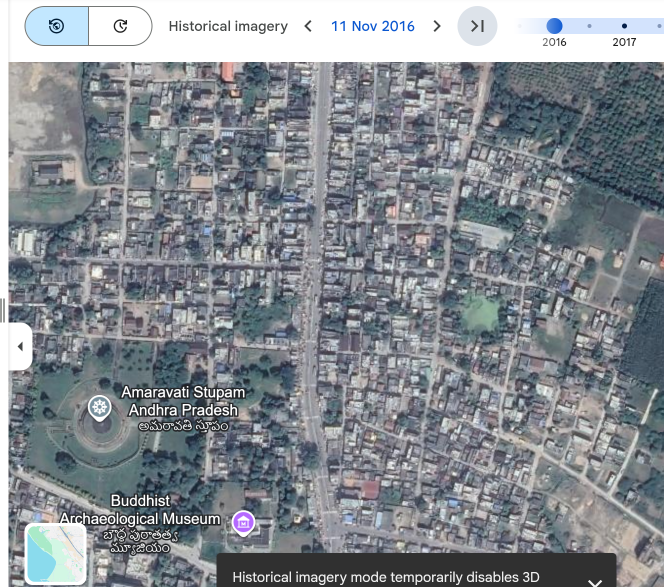
#> input picture testing/amaravathi/2016.png, 1327 x 1174 px (shown at 1/2 size)
$ python -i greenery.py   (imports and definitions only)
#> lines starting #> are read from the running program, lines starting #| are printed output that depends on the picture; after the words box and inside, x2 and y2 are one past the last pixel; in counts of white or black regions, pixels touching at a corner belong together
#> further down, picture is the input picture: shape (1174, 1327, 3); mean B, G, R 145, 139.3, 134
import cv2
import numpy as np
from typing import Tuple, Optional

import cv2
import numpy as np
from typing import Tuple, Optional

def calculate_green_percentage(image: np.ndarray, method: str = "hsv") -> Tuple[float, Optional[np.ndarray]]:
    """
    Advanced greenery calculation with multiple detection methods.
    HSV method provides more realistic vegetation detection than simple RGB.
    """
    try:
        if image is None:
            return 0.0, None

        if method == "hsv":
            return _calculate_hsv_greenery(image)
        elif method == "rgb":
            return _calculate_green_rgb(image)
        elif method == "combined":
            return _calculate_green_combined(image)
        else:
            return _calculate_green_hsv(image)  # Default to HSV

    except Exception:
        return 0.0, None

def _calculate_hsv_greenery(image: np.ndarray) -> Tuple[float, Optional[np.ndarray]]:
    """
    Comprehensive HSV-based vegetation detection optimized for satellite imagery.
    Tuned based on EuroSAT analysis:
    - Forest: H=95-103, S=108-126, V=77-82 (blue-green, high sat)
    - Crops: H=5-147, S=31-86, V=100-188 (varied hue, moderate sat)
    - Herbaceous: H=5-146, S=27-59, V=105-163 (varied hue, low sat)
    """
    try:
        # Convert BGR to HSV color space
        hsv = cv2.cvtColor(image, cv2.COLOR_BGR2HSV)
#> hsv: shape (1174, 1327, 3); mean H, S, V 88.2, 27.4, 145.8

        # Range 1: Traditional green vegetation (25-80) - crops, grass, leaves
        # Moderate thresholds to capture crops and herbaceous vegetation
        lower_green1 = np.array([25, 30, 50])   # Lower saturation for crops/grass
        upper_green1 = np.array([80, 255, 255])
        mask1 = cv2.inRange(hsv, lower_green1, upper_green1)
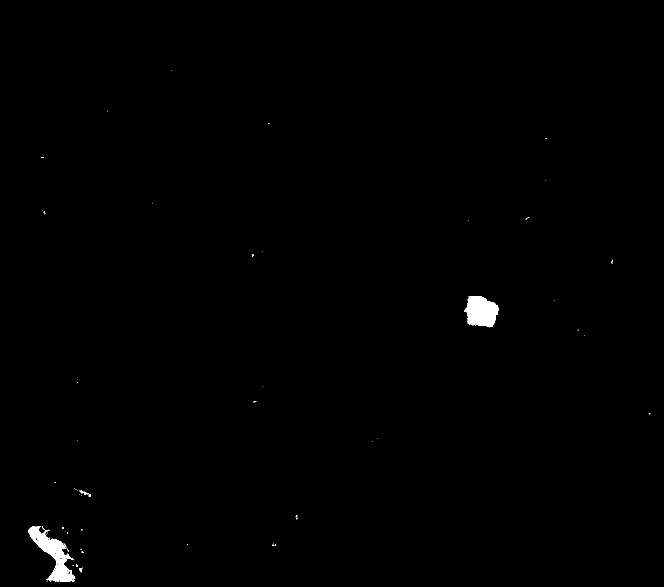
#> mask1: shape (1174, 1327) (shown at 1/2 size); 0.46% white; 61 white regions (56 under 20 px), largest, box (x1, y1, x2, y2) and area: (56, 1052, 148, 1164) 3637, (928, 592, 997, 655) 3144, (159, 981, 178, 990) 64, (140, 1153, 151, 1163) 59, (159, 1135, 165, 1144) 33

        # Range 2: Blue-green vegetation (80-110) - satellite forest imagery
        # Higher thresholds to prevent over-detection in dense forest
        lower_green2 = np.array([80, 80, 60])   # Moderate thresholds for forest
        upper_green2 = np.array([110, 255, 255])
        mask2 = cv2.inRange(hsv, lower_green2, upper_green2)
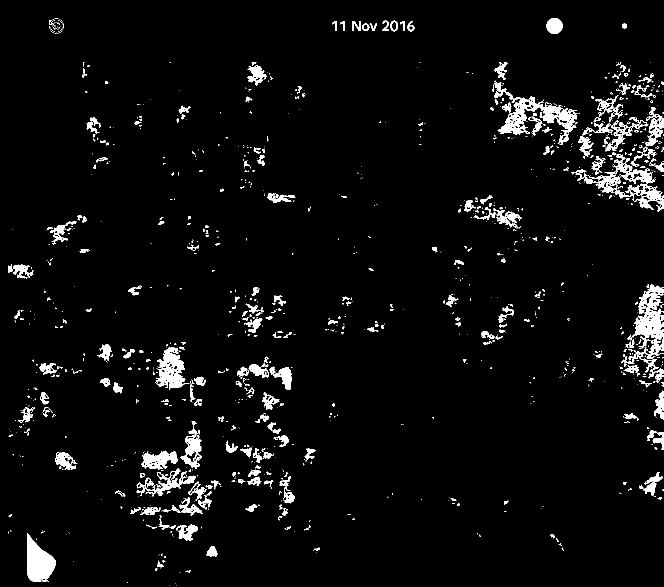
#> mask2: shape (1174, 1327) (shown at 1/2 size); 4.2% white; 1162 white regions (887 under 20 px), largest, box (x1, y1, x2, y2) and area: (988, 161, 1155, 289) 5019, (1265, 569, 1327, 697) 3884, (55, 1066, 112, 1163) 3399

        # Range 3: Pale/dry vegetation - low saturation grassland
        # Captures herbaceous vegetation with low saturation
        lower_green3 = np.array([25, 20, 80])   # Very low saturation, higher brightness
        upper_green3 = np.array([80, 70, 255])  # Limited to avoid false positives
        mask3 = cv2.inRange(hsv, lower_green3, upper_green3)
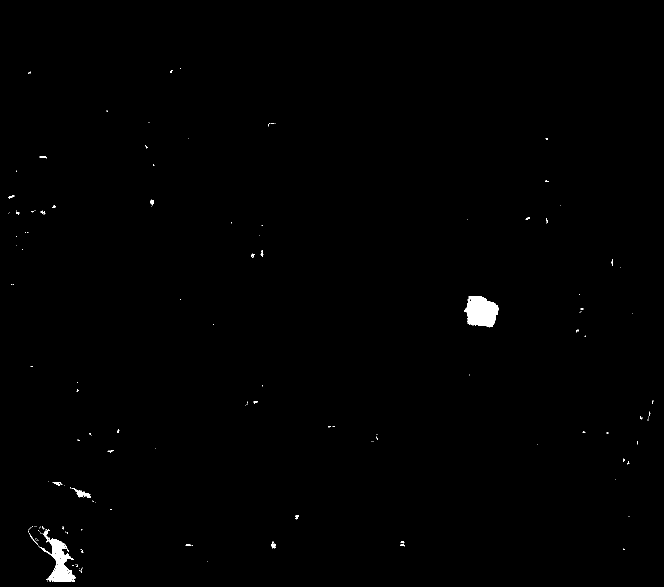
#> mask3: shape (1174, 1327) (shown at 1/2 size); 0.47% white; 158 white regions (136 under 20 px), largest, box (x1, y1, x2, y2) and area: (928, 592, 997, 655) 3126, (77, 1077, 151, 1164) 2513, (144, 977, 182, 996) 262

        # Combine all vegetation masks
        vegetation_mask = cv2.bitwise_or(mask1, mask2)
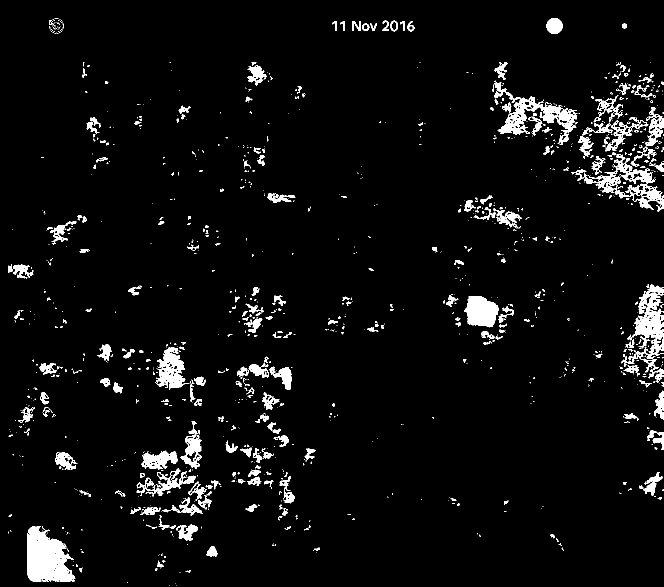
#> vegetation_mask: shape (1174, 1327) (shown at 1/2 size); 4.7% white; 1217 white regions (939 under 20 px), largest, box (x1, y1, x2, y2) and area: (55, 1052, 148, 1164) 7087, (988, 161, 1155, 289) 5019, (1265, 569, 1327, 697) 3884
        vegetation_mask = cv2.bitwise_or(vegetation_mask, mask3)
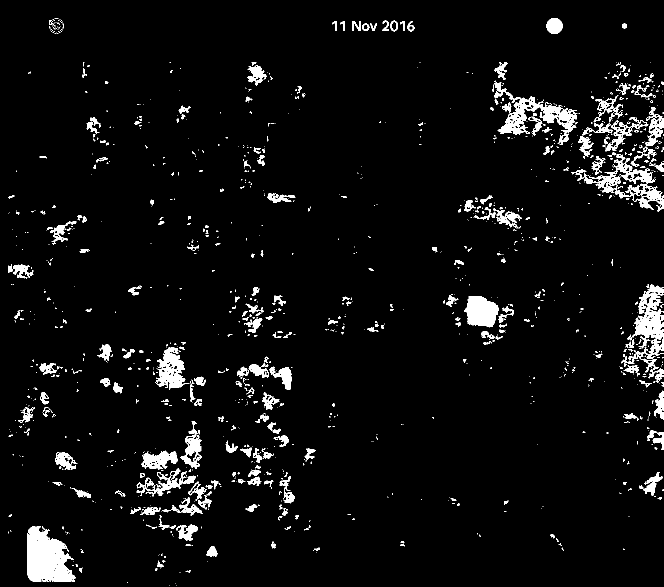
#> vegetation_mask: shape (1174, 1327) (shown at 1/2 size); 4.7% white; 1286 white regions (991 under 20 px), largest, box (x1, y1, x2, y2) and area: (55, 1052, 151, 1164) 7298, (988, 161, 1155, 289) 5019, (1265, 569, 1327, 697) 3884

        # Light morphological operations to clean up noise
        kernel = cv2.getStructuringElement(cv2.MORPH_ELLIPSE, (2, 2))
        vegetation_mask = cv2.morphologyEx(vegetation_mask, cv2.MORPH_CLOSE, kernel)
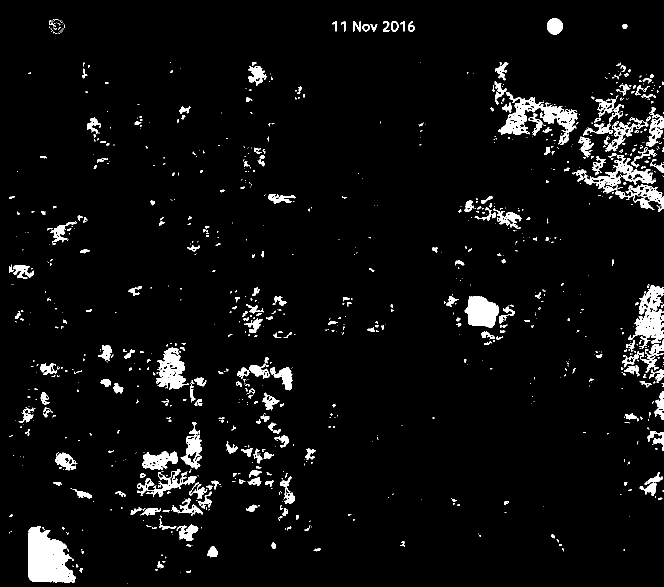
#> vegetation_mask: shape (1174, 1327) (shown at 1/2 size); 4.8% white; 937 white regions (660 under 20 px), largest, box (x1, y1, x2, y2) and area: (56, 1053, 152, 1165) 7516, (989, 162, 1155, 290) 5211, (1144, 310, 1327, 424) 4778

        # Calculate percentage
        vegetation_pixels = np.sum(vegetation_mask > 0)
#> vegetation_pixels = 74362
        total_pixels = image.shape[0] * image.shape[1]
#> total_pixels = 1557898
        percentage = (vegetation_pixels / total_pixels) * 100
#> percentage = 4.77

        return float(percentage), vegetation_mask

    except Exception:
        return 0.0, None

# [306 lines left out: functions _calculate_green_rgb, _calculate_green_combined, get_greenery_overlay, get_vegetation_analysis, get_vegetation_statistics, _get_method_description and 5 more, not called in this run]

>>> import cv2
>>> picture = cv2.imread('testing/amaravathi/2016.png')
>>> result = calculate_green_percentage(picture)

$ run again, on testing/amaravathi/2018.png
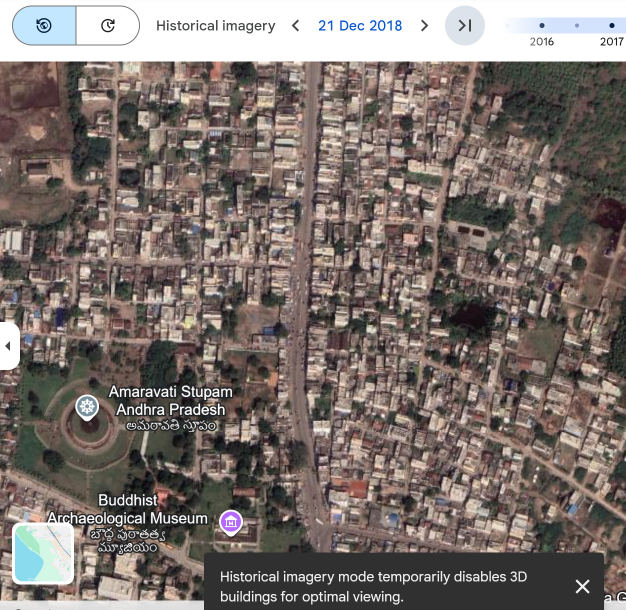
#> input picture testing/amaravathi/2018.png, 1251 x 1220 px (shown at 1/2 size)
#> picture is the input picture: shape (1220, 1251, 3); mean B, G, R 109.6, 114.3, 124.3
#> hsv: shape (1220, 1251, 3); mean H, S, V 27.2, 40.2, 126
#> in _calculate_hsv_greenery, `mask1 = cv2.inRange(hsv, lower_green1, upper_green1)`:
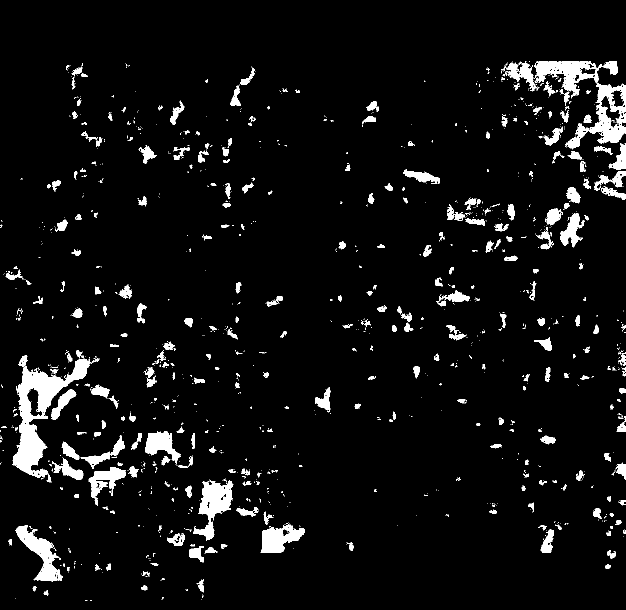
#> mask1: shape (1220, 1251) (shown at 1/2 size); 5.5% white; 1254 white regions (938 under 20 px), largest, box (x1, y1, x2, y2) and area: (25, 710, 199, 965) 11514, (1067, 123, 1251, 299) 9616, (386, 959, 465, 1082) 4236
#> mask2: shape (1220, 1251); 0.34% white; 67 white regions (51 under 20 px), largest, box (x1, y1, x2, y2) and area: (30, 1065, 87, 1162) 3399, (680, 41, 697, 61) 187, (790, 40, 803, 62) 158
#> mask3: shape (1220, 1251); 2.1% white; 1116 white regions (850 under 20 px), largest, box (x1, y1, x2, y2) and area: (45, 728, 178, 833) 3007, (52, 1076, 126, 1163) 2513, (177, 934, 232, 981) 1107
#> in _calculate_hsv_greenery, `vegetation_mask = cv2.morphologyEx(vegetation_mask, cv2.MORPH_CLOSE, k..`:
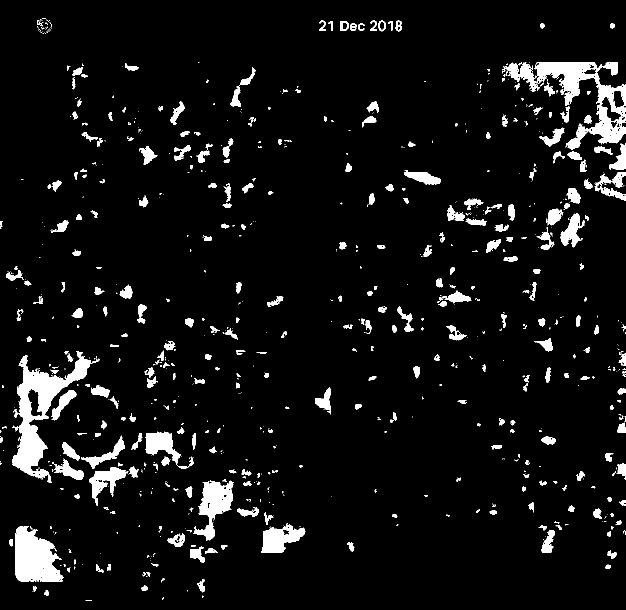
#> vegetation_mask: shape (1220, 1251) (shown at 1/2 size); 6.3% white; 776 white regions (440 under 20 px), largest, box (x1, y1, x2, y2) and area: (1004, 124, 1251, 299) 12398, (25, 702, 199, 965) 12163, (31, 1052, 127, 1164) 7516
#> vegetation_pixels = 96720
#> percentage = 6.34

$ run again, on testing/amaravathi/2021.png
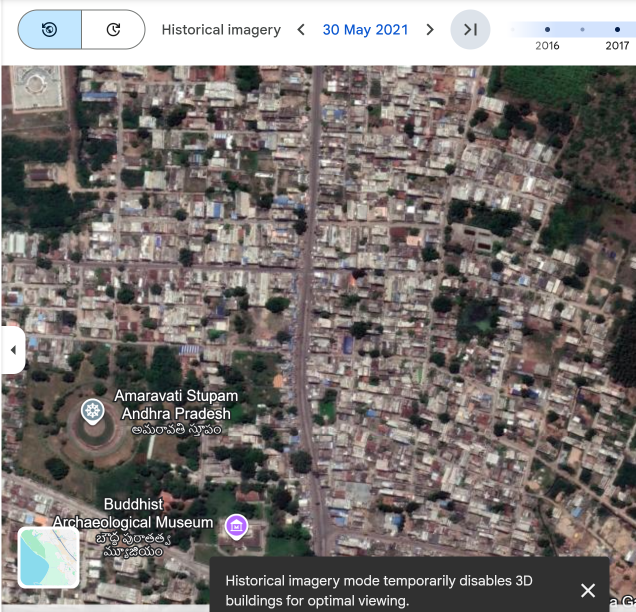
#> input picture testing/amaravathi/2021.png, 1271 x 1223 px (shown at 1/2 size)
#> picture is the input picture: shape (1223, 1271, 3); mean B, G, R 114.6, 117.2, 122.8
#> hsv: shape (1223, 1271, 3); mean H, S, V 43.1, 34.6, 125.7
#> in _calculate_hsv_greenery, `mask1 = cv2.inRange(hsv, lower_green1, upper_green1)`:
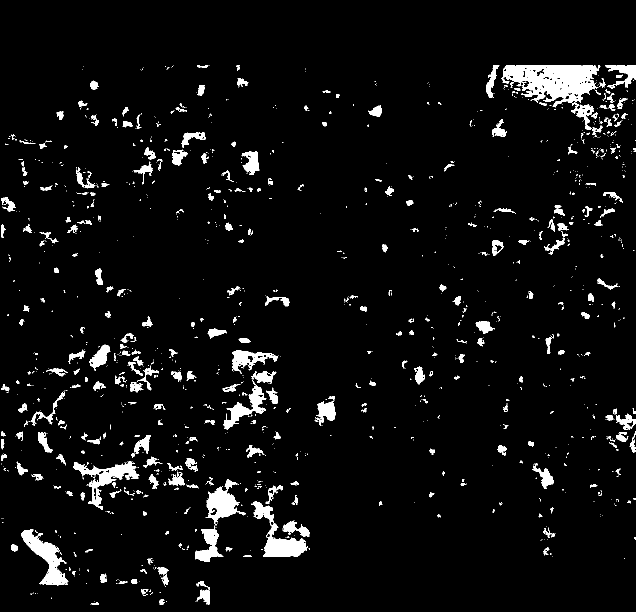
#> mask1: shape (1223, 1271) (shown at 1/2 size); 4.8% white; 1334 white regions (1003 under 20 px), largest, box (x1, y1, x2, y2) and area: (1002, 131, 1198, 215) 9557, (502, 1003, 616, 1113) 3890, (42, 1059, 134, 1171) 3637
#> mask2: shape (1223, 1271); 0.39% white; 97 white regions (75 under 20 px), largest, box (x1, y1, x2, y2) and area: (41, 1073, 98, 1170) 3399, (690, 49, 709, 69) 221, (173, 187, 221, 194) 208
#> mask3: shape (1223, 1271); 1.5% white; 1085 white regions (854 under 20 px), largest, box (x1, y1, x2, y2) and area: (63, 1084, 137, 1171) 2513, (828, 733, 850, 769) 539, (502, 1002, 543, 1038) 443
#> in _calculate_hsv_greenery, `vegetation_mask = cv2.morphologyEx(vegetation_mask, cv2.MORPH_CLOSE, k..`:
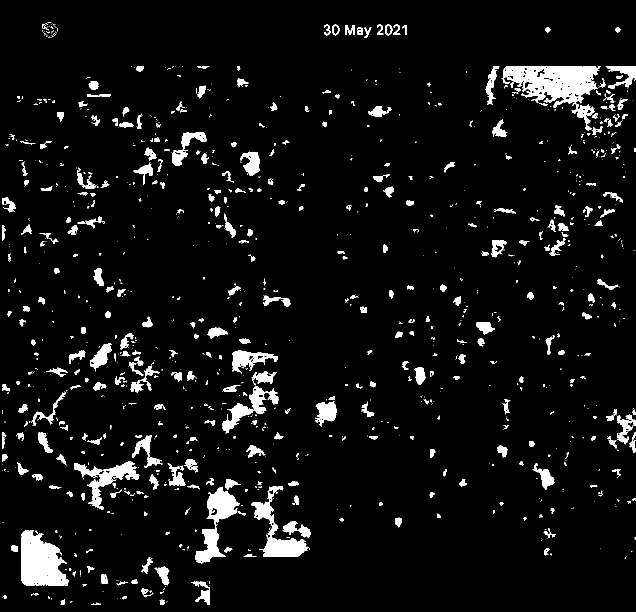
#> vegetation_mask: shape (1223, 1271) (shown at 1/2 size); 5.9% white; 1048 white regions (648 under 20 px), largest, box (x1, y1, x2, y2) and area: (1003, 132, 1201, 261) 10508, (42, 1060, 138, 1172) 7516, (391, 974, 480, 1127) 4788
#> vegetation_pixels = 92471
#> percentage = 5.95

$ run again, on testing/amaravathi/2023.png
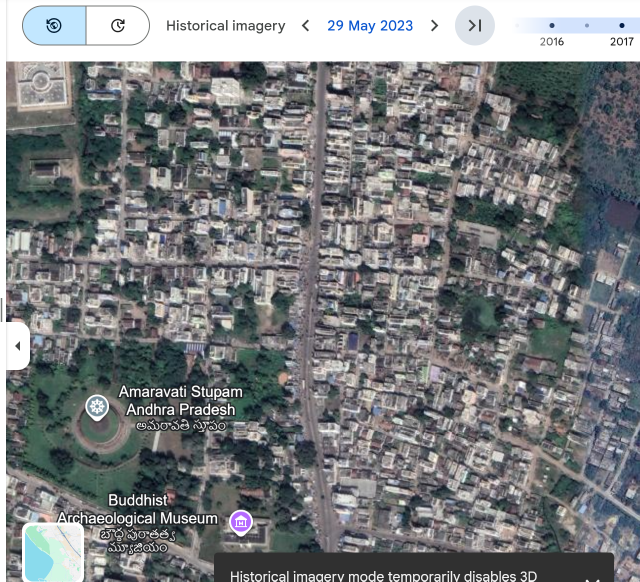
#> input picture testing/amaravathi/2023.png, 1279 x 1163 px (shown at 1/2 size)
#> picture is the input picture: shape (1163, 1279, 3); mean B, G, R 127, 125, 122.3
#> hsv: shape (1163, 1279, 3); mean H, S, V 77.8, 29.2, 130.2
#> in _calculate_hsv_greenery, `mask1 = cv2.inRange(hsv, lower_green1, upper_green1)`:
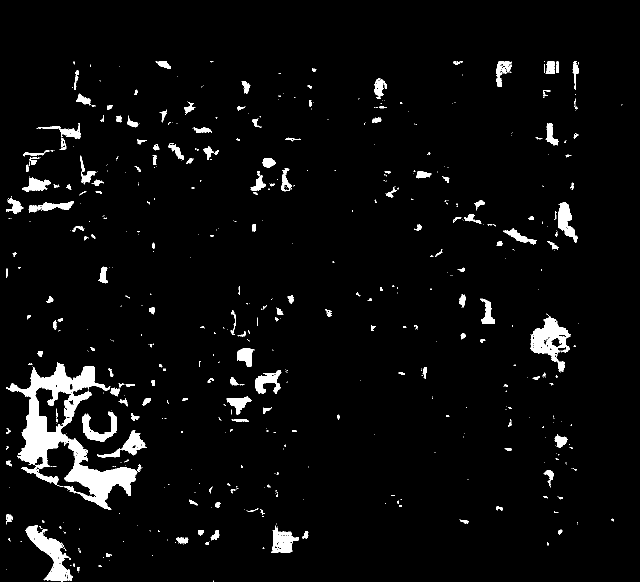
#> mask1: shape (1163, 1279) (shown at 1/2 size); 4.1% white; 590 white regions (416 under 20 px), largest, box (x1, y1, x2, y2) and area: (12, 725, 275, 1020) 21016, (1060, 627, 1142, 743) 3718, (51, 1051, 143, 1163) 3637
#> mask2: shape (1163, 1279); 4.3% white; 1427 white regions (1175 under 20 px), largest, box (x1, y1, x2, y2) and area: (1125, 333, 1279, 504) 8687, (50, 1065, 107, 1162) 3399, (1155, 123, 1250, 221) 2751
#> mask3: shape (1163, 1279); 3.5% white; 891 white regions (640 under 20 px), largest, box (x1, y1, x2, y2) and area: (115, 748, 243, 853) 3488, (144, 920, 282, 991) 3352, (52, 804, 176, 922) 2831
#> in _calculate_hsv_greenery, `vegetation_mask = cv2.morphologyEx(vegetation_mask, cv2.MORPH_CLOSE, k..`:
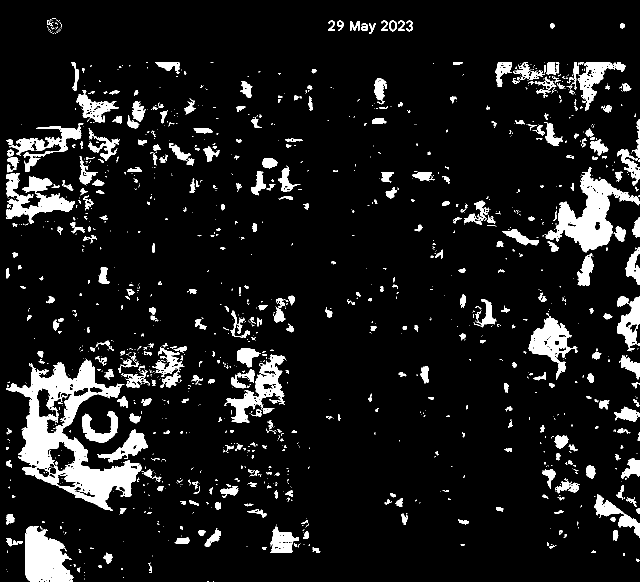
#> vegetation_mask: shape (1163, 1279) (shown at 1/2 size); 9.5% white; 1222 white regions (804 under 20 px), largest, box (x1, y1, x2, y2) and area: (13, 717, 283, 1022) 26563, (1089, 334, 1279, 505) 10771, (51, 1052, 147, 1163) 7492
#> vegetation_pixels = 141004
#> percentage = 9.48
